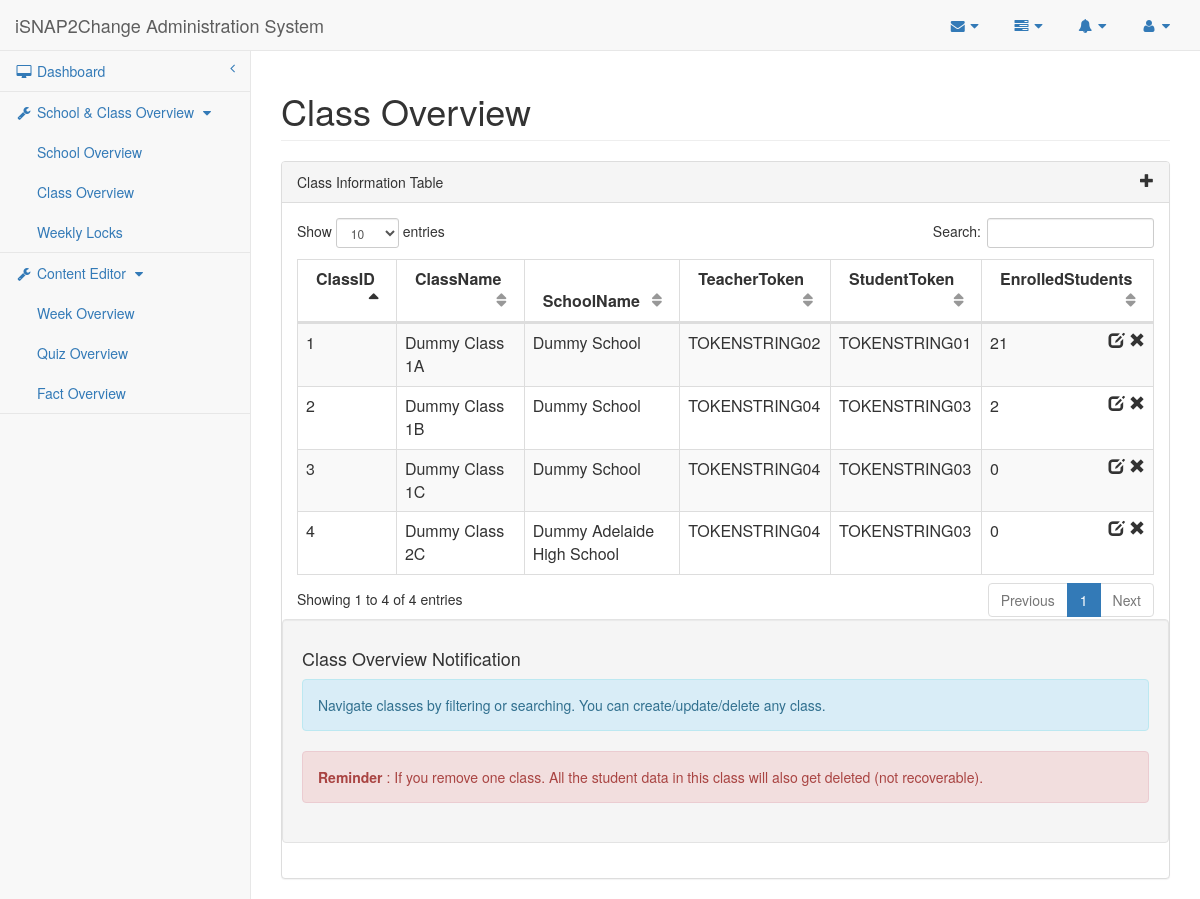
The app's page /isnap2change/researcher/lock.php, older data.
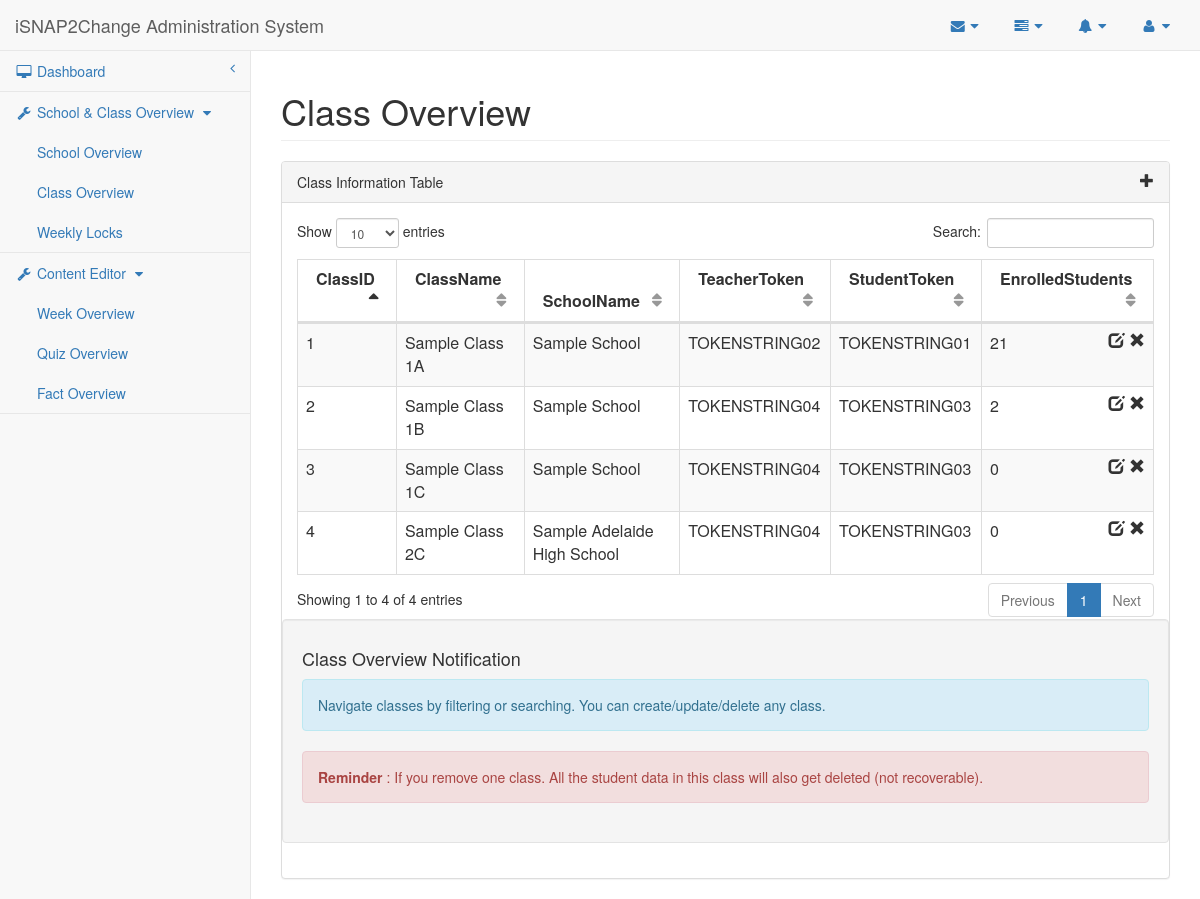
The same page, newer data.
### tables this page shows
CREATE TABLE IF NOT EXISTS `Class` (
    ClassID MEDIUMINT AUTO_INCREMENT,
    ClassName TEXT,
    SchoolID MEDIUMINT NOT NULL,
     
    UnlockedProgress MEDIUMINT NOT NULL DEFAULT 10,
    CONSTRAINT Class_ClassID_PK PRIMARY KEY (ClassID),
    CONSTRAINT Class_SchoolID_FK FOREIGN KEY (SchoolID)
        REFERENCES School (SchoolID)
        ON DELETE CASCADE ON UPDATE CASCADE
);

CREATE TABLE IF NOT EXISTS `School` (
    SchoolID MEDIUMINT AUTO_INCREMENT,
     
    SchoolName VARCHAR(190) UNIQUE,
    CONSTRAINT School_SchoolID_PK PRIMARY KEY (SchoolID)
);

### isnap2change/researcher/lock.php (the view, shortened to what the changed rows need)
<?php
    $conn = db_connect();
    $classSql = "SELECT ClassID, ClassName, SchoolName
               FROM Class NATURAL JOIN School";
    $classQuery = $conn->prepare($classSql);
    $classQuery->execute();
    $classResult = $classQuery->fetchAll(PDO::FETCH_OBJ);
    $tokenSql = "SELECT ClassID, `Type`, TokenString
               FROM Token NATURAL JOIN Class";
    $tokenQuery = $conn->prepare($tokenSql);
    $tokenQuery->execute();
    $tokenResult = $tokenQuery->fetchAll(PDO::FETCH_OBJ);
    $studentNumSql = "SELECT count(*) as Count, ClassID
               FROM   Student NATURAL JOIN Class
               GROUP BY ClassID";
    $studentNumQuery = $conn->prepare($studentNumSql);
    $studentNumQuery->execute();
    $studentNumResult = $studentNumQuery->fetchAll(PDO::FETCH_OBJ);
?>
<!DOCTYPE html>
<html lang="en">
<head>
    <link href="../bower_components/bootstrap/dist/css/bootstrap.min.css" rel="stylesheet">
    <link href="../bower_components/metisMenu/dist/metisMenu.min.css" rel="stylesheet">
    <link href="../bower_components/datatables-plugins/integration/bootstrap/3/dataTables.bootstrap.css" rel="stylesheet">
    <link href="../dist/css/sb-admin-2.css" rel="stylesheet">
    <link href="../bower_components/font-awesome/css/font-awesome.min.css" rel="stylesheet" type="text/css">
</head>
<body>
    <div id="wrapper">
        <div w3-include-html="navigation.html"></div>
        <div id="page-wrapper">
            <div class="row">
                <div class="col-lg-12">
                    <h1 class="page-header">Class Overview</h1>
                </div>
            </div>
            <div class="row">
                <div class="col-lg-12">
                    <div class="panel panel-default">
                        <div class="panel-body">
                            <div class="dataTable_wrapper">
                                <table class="table table-striped table-bordered table-hover" id="dataTables-example">
                                    <thead>
                                        <tr>
                                            <th>ClassID</th>
                                            <th>ClassName</th>
                                            <th>SchoolName</th>
                                            <th>TeacherToken</th>
                                            <th>StudentToken</th>
                                            <th>EnrolledStudents</th>
                                        </tr>
                                    </thead>
                                    <tbody>
                                    <?php for($i=0; $i<count($classResult); $i++) {?>
                                        <tr class="<?php if($i % 2 == 0){echo "odd";} else {echo "even";} ?>">
                                            <td><?php echo $classResult[$i]->ClassID ?></td>
                                            <td><?php echo $classResult[$i]->ClassName ?></td>
                                            <td><?php echo $classResult[$i]->SchoolName ?></td>
                                            <td><?php for($j=0; $j<count($tokenResult); $j++){ if ($tokenResult[$j]->ClassID == $classResult[$i]->ClassID && $tokenResult[$j]->Type == 'TEACHER') echo $tokenResult[$j]->TokenString;} ?></td>
                                            <td><?php for($j=0; $j<count($tokenResult); $j++){ if ($tokenResult[$j]->ClassID == $classResult[$i]->ClassID && $tokenResult[$j]->Type == 'STUDENT') echo $tokenResult[$j]->TokenString;} ?></td>
                                            <td><?php $count=0; for($j=0; $j<count($studentNumResult); $j++){ if ($studentNumResult[$j]->ClassID == $classResult[$i]->ClassID) $count=$studentNumResult[$j]->Count; } echo $count; ?><span class="glyphicon glyphicon-remove pull-right" aria-hidden="true"></span><span class="pull-right" aria-hidden="true">&nbsp;</span><span class="glyphicon glyphicon-edit pull-right" data-toggle="modal" data-target="#dialog" aria-hidden="true"></span></td>
                                        </tr>
                                    <?php } ?>
                                    </tbody>
                                </table>
                            </div>
                        </div>
                    </div>
                </div>
            </div>
        </div>
    </div>
</body>
</html>

Row changes from the older to the newer data that the page shows:
changed class id 4: ClassName "Dummy Class 2C" → "Sample Class 2C"; SchoolID.SchoolName "Dummy Adelaide High School" → "Sample Adelaide High School"; moves up the list
changed class id 1: ClassName "Dummy Class 1A" → "Sample Class 1A"; SchoolID.SchoolName "Dummy School" → "Sample School"
changed class id 2: ClassName "Dummy Class 1B" → "Sample Class 1B"; SchoolID.SchoolName "Dummy School" → "Sample School"
changed class id 3: ClassName "Dummy Class 1C" → "Sample Class 1C"; SchoolID.SchoolName "Dummy School" → "Sample School"
